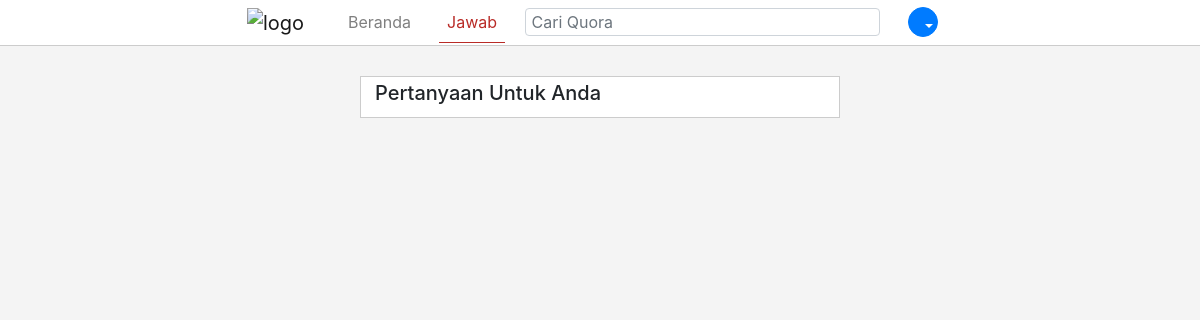
The page /index.php/answer on the database as committed earlier.
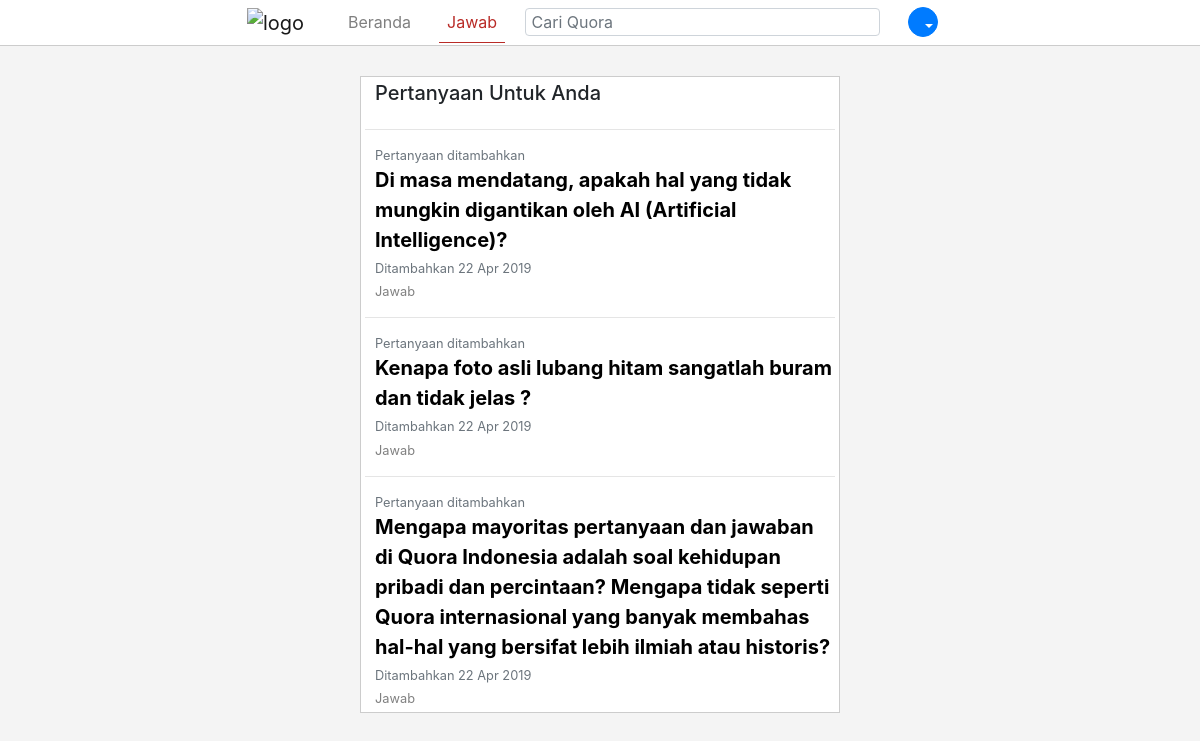
The same page on the database as committed later.
### tables this page shows
CREATE TABLE `question` (
  `question_id` int(11) NOT NULL,
  `question` text NOT NULL,
  `timestamp` timestamp NOT NULL DEFAULT CURRENT_TIMESTAMP ON UPDATE CURRENT_TIMESTAMP,
  `user_id` int(11) NOT NULL
);

### application/controllers/Answer.php (called while the page is built, shortened)
<?php
Class Answer extends CI_Controller{
    public function index() {
        $data['question'] = $this->Question_Model->getAllQuestion();
        $data['answer'] = $this->Answer_Model->getAllAnswer();
        $this->load->view('answer/header');
        $this->load->view('answer/answer', $data);
    }
}

### index.php (called while the page is built, shortened)
<?php
require_once BASEPATH.'core/CodeIgniter.php';

### application/models/Question_Model.php (called while the page is built, shortened)
<?php
class Question_Model extends CI_Model {
    function getAllQuestion(){
        $query = "SELECT question, question_id, user_id, timestamp, full_name FROM question NATURAL JOIN user ORDER BY timestamp DESC";
        $result = $this->db->query($query)->result();
        return $result;
    }
}

### application/views/answer/answer.php (the view, shortened to what this page needs)
      <div class="container" style="margin-top:30px;">
        <h5 style="margin-left:10px;">Pertanyaan Untuk Anda</h5>
        <?php foreach($question as $question) {?>
        <form action=answer/createAnswer method='POST'>
        <div class='row'>
          <div class='col'>
            <hr>
            <small class='form-text text-muted' style='color:grey; margin-left:10px;'>Pertanyaan ditambahkan</small>
            <div style='color:black; margin-left:10px; font-size:20px;'><strong><?php echo $question->question;?></strong></div>
            <small class='form-text text-muted' style='color:grey; margin-left:10px;'>Ditambahkan <?php echo date("d M Y", strtotime($question->timestamp))    ;?></small>
            <small class='form-text text-muted'><a href='#' style='color:grey; margin-left:10px;' data-toggle='collapse' data-target='#demo'>Jawab</a></small>
          </div>
        </div>
        </form>
        <?php } ?>
      </div>
</body>

### application/views/answer/header.php (shortened to what this page needs)
?><!DOCTYPE html>
<html lang="en" dir="ltr">
  <head>
    <link rel="stylesheet" href="https://maxcdn.bootstrapcdn.com/bootstrap/4.0.0/css/bootstrap.min.css">
  </head>
  <body>
    <nav id="navs" class="navbar navbar-expand-sm navbar-light" style="padding: .1rem 1rem; border-bottom:1px solid #cccccc;">
      <div class="header_logo u-flex-none" style="margin-right:20px;">
        <a class="navbar-brand" href="<?php echo site_url('home');?>">
          <img src="https://2xawx0gmudy471po527lbxcd-wpengine.netdna-ssl.com/wp-content/uploads/2017/06/quora-604x400.png" alt="logo" style="width:70px; height=70px;">
        </a>
      </div>
      <ul id="list" class="navbar-nav">
        <li id="wan" class="nav-item" style="margin-right:20px;">
          <a id="beranda" href="<?php echo site_url('home');?>" class="nav-link"">Beranda</a>
        </li>
        <li id="cu" class="nav-item" style="margin-right:20px;">
          <a href="<?php echo site_url('answer');?>" class="nav-link" style="border-bottom: 1px solid #b92b27; color:#b92b27;">Jawab</a>
        </li>
      </ul>
      <form class="form-inline" action="<?php echo site_url('search'); ?>" style="margin-right:20px;">
        <input class="form-control mr-sm-2" type="text" placeholder=" Cari Quora" style="padding:1px; width:355px;">
      </form>
      <form class="form-inline" style="margin-right:15px;">
        <div class="dropdown">
          <button id="profile-icon" type="button" class="btn btn-primary dropdown-toggle" data-toggle="dropdown" style="justify-content:center;">
          </button>
        </div>
      </form>
    </nav>

### application/views/answer/header.php (style rules this page uses)
body { background-color:#f4f4f4; }
#navs { justify-content:center; background-color:white; }
.container { background-color: white; width: 40%; border: 1px solid #cccccc; padding:4px; }
#profile-icon { background-image : url(https://cdn.pixabay.com/photo/2015/10/05/22/37/blank-profile-picture-973460_960_720.png); background-size: 30px 30px; height: 30px; width: 30px; border-radius:50%; }

Rows that differ between the two databases and show on the page:
added question: question "Di masa mendatang, apakah hal yang tidak mungkin digantikan oleh AI (Artificial Intelligence)?", timestamp "22 Apr 2019"
added question: question "Kenapa foto asli lubang hitam sangatlah buram dan tidak jelas ?", timestamp "22 Apr 2019"
added question: question "Mengapa mayoritas pertanyaan dan jawaban di Quora Indonesia adalah soal kehidupan pribadi dan percintaan? Mengapa tidak seperti Quora internasional yang banyak membahas hal-hal yang bersifat lebih ilmiah atau historis?", timestamp "22 Apr 2019"
